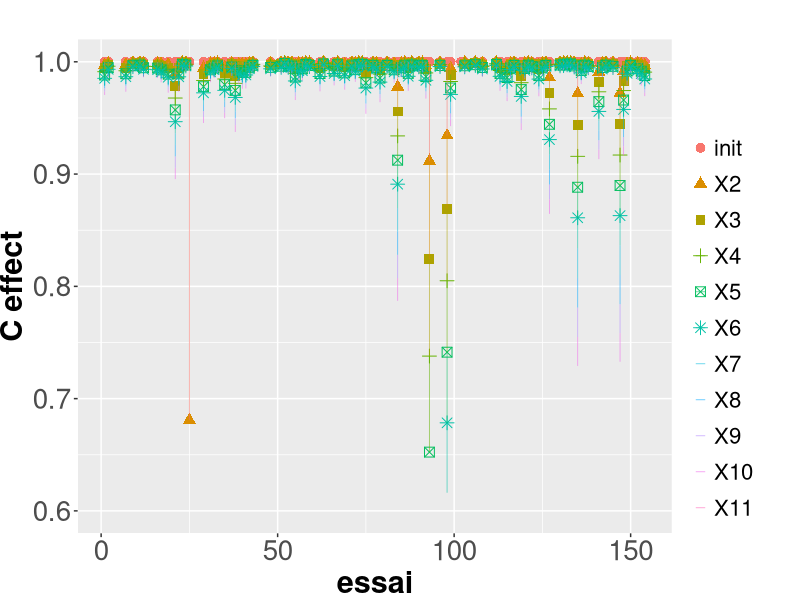
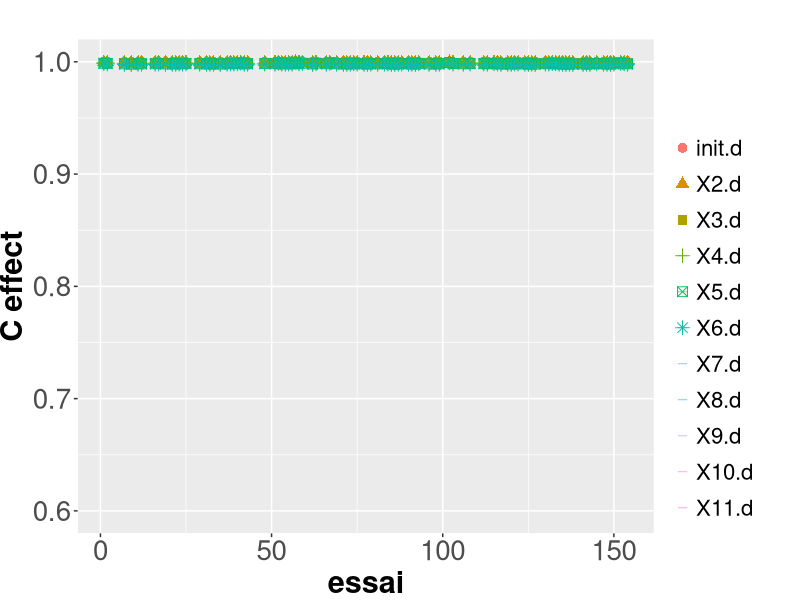

These figures' R source, in order:
meanc=function(X) {
    X<-t((t(X)-colMeans(X)))-rowMeans(X)+mean(X)
    return(X)}

dcov_m=function(X,Y) {
    X<-t((t(X)-colMeans(X)))-rowMeans(X)+mean(X)
    Y<-t(t(Y)-colMeans(Y))-rowMeans(Y)+mean(Y)
    dcov<- mean(X*Y)
    return(dcov)}

covn=function(X,Y){
    return( mean(c(X)*c(Y))) }


resall<-c()
for (p in 1:1000)
{res<-c()
n<-30
#the trait
t<-rnorm(n,mean=0,sd=1)
#the product of the trait
d<-t%*%t(t)
m<-cbind( rbind(d,d), rbind(d,d))

val<-rnorm(n,mean=0,sd=1)
val<-c(val)
relap<-val%*%t(val)
rela<-matrix(rep(val^2,n),ncol=n)+t(matrix(rep(val^2,n),ncol=n))-2*relap
rela<-1-rela
rela.diag<-diag(rela)
rela.off<-rela-rela.diag

#diff<-rnorm(n*n,mean=3,sd=0.2)
#diff<-rep(1,n*n)
#diff<-matrix(diff,ncol=n)
#diag(diff)<-rep(0,n)


for (c in 0:10)
{c<-c*.01
A<-cbind(rela,matrix(rep(0,n*n),ncol=n))
B<-cbind(matrix(rep(0,n*n),ncol=n),rela.diag+rela.off*(1+c))
relat<-rbind(A,B)
res<-cbind( res, covn(m,relat)/sqrt(covn(m,m)*covn(relat,relat)) )

}


for (c in 0:10)
{c<-c*.01
    A<-cbind(rela,matrix(rep(0,n*n),ncol=n))
    B<-cbind(matrix(rep(0,n*n),ncol=n),rela.diag+rela.off*(1+c))
    relat<-rbind(A,B)
    res<-cbind ( res, dcov_m(m,relat)/sqrt(dcov_m(m,m)*dcov_m(relat,relat)) )
    }
res<-cbind(p,res)
resall<-rbind(resall,res)
}
list<-resall[,2]>0
resall.pos<-resall[list,]
mean ((resall.pos[,12]-resall.pos[,2])/resall.pos[,2])
mean ((resall.pos[,7]-resall.pos[,2])/resall.pos[,2])
mean ((resall.pos[,23]-resall.pos[,13])/resall.pos[,13])
mean  ((resall.pos[,18]-resall.pos[,13])/resall.pos[,13])
ex.resall<-resall
resall<-resall.pos

resall.nor<- data.frame(var = resall[,1],
init = resall[,2],
X2= resall[,3],X3= resall[,4],X4= resall[,5],X5= resall[,6],X6= resall[,7],X7= resall[,8],X8= resall[,9],X9=resall[,10],X10= resall[,11], X11=resall[,12],
init.d=resall[,13],
X2.d= resall[,14],X3.d= resall[,15],X4.d= resall[,16],X5.d= resall[,17],X6.d= resall[,18],X7.d= resall[,19],X8.d= resall[,20],X9.d= resall[,21],X10.d= resall[,22],X11.d= resall[,23] )
func<-function(x, y) {x/y}
resall.nor[,2:12]<-apply(resall.nor[,2:12], 2, function(x) func(x,resall.nor[,2])  )
resall.nor[,13:23]<-apply(resall.nor[,13:23], 2, function(x) func(x,resall.nor[,13])  )

res.pet<-resall.nor[1:100,1:12]
res.d.pet<-resall.nor[1:100,c(1,13:23)]

library(ggplot2)
library(reshape2)
GetCustomGgplotTheme <- function() {
    #theme_bw() +
    theme(title = element_text(size = rel(1)),
    axis.text = element_text(size = 20),
    axis.title = element_text(size = 22, face = "bold"),
    plot.margin = grid::unit(c(1,1,0,0), "cm"),
    legend.justification = c(1,0),
    #legend.position = "bottom",
    legend.title = element_blank(),
    legend.key = element_blank(),
    legend.text = element_text(size = 16),
    legend.background = element_rect(fill = "transparent"),
    legend.key.width = grid::unit(0.5, "line"),
    legend.key.height = grid::unit(1.8,"line"),
    legend.key.size = grid::unit(3, "line"))
}
resall.melt<-melt(resall.nor, measure.vars=c("init","X2","X3","X4","X5","X6","X7","X8","X9","X10", "X11",
"init.d","X2.d","X3.d","X4.d","X5.d","X6.d","X7.d","X8.d","X9.d","X10.d","X11.d"))

res.sho.melt<-melt(res.pet, measure.vars=c("init","X2","X3","X4", "X5","X6","X7","X8","X9","X10", "X11" ))

res.d.sho.melt<-melt(res.d.pet, measure.vars=c("init.d","X2.d","X3.d","X4.d","X5.d","X6.d","X7.d","X8.d","X9.d","X10.d","X11.d"))

#resall.melt$var <- jitter(resall.melt$var, factor = 0.4)


p <- ggplot(data = res.sho.melt, aes_string(x = "var" , y = "value"))
p<-p+
#geom_line()
geom_point(aes(color = variable, shape =variable),size = 3)+
geom_line(aes(group=var,color=variable),alpha = 0.6, size=0.3)+
#geom_line(aes(linetype = variable))+
#geom_line(aes_string(color ="variable",group="var"),alpha = 0.6, size = 0.8)+
xlab("essai")+
ylab("C effect")+
#scale_shape_manual(values = c(0:1000))+
scale_y_continuous(limits= c(.6,1))+
GetCustomGgplotTheme()
ggsave(plot = p,filename ="effectkin.pdf",width = 11, height = 7)


p <- ggplot(data = res.d.sho.melt, aes_string(x = "var" , y = "value"))
p<-p+
#geom_line()
geom_point(aes(color = variable, shape =variable),size = 3)+
geom_line(aes(group=var,color=variable),alpha = 0.6, size=0.3)+
#geom_line(aes(linetype = variable))+
#geom_line(aes_string(color ="variable",group="var"),alpha = 0.6, size = 0.8)+
xlab("essai")+
ylab("C effect")+
#scale_shape_manual(values = c(0:1000))+
scale_y_continuous(limits= c(.6,1))+
GetCustomGgplotTheme()
ggsave(plot = p,filename ="effectkin.d.pdf",width = 11, height = 7)


